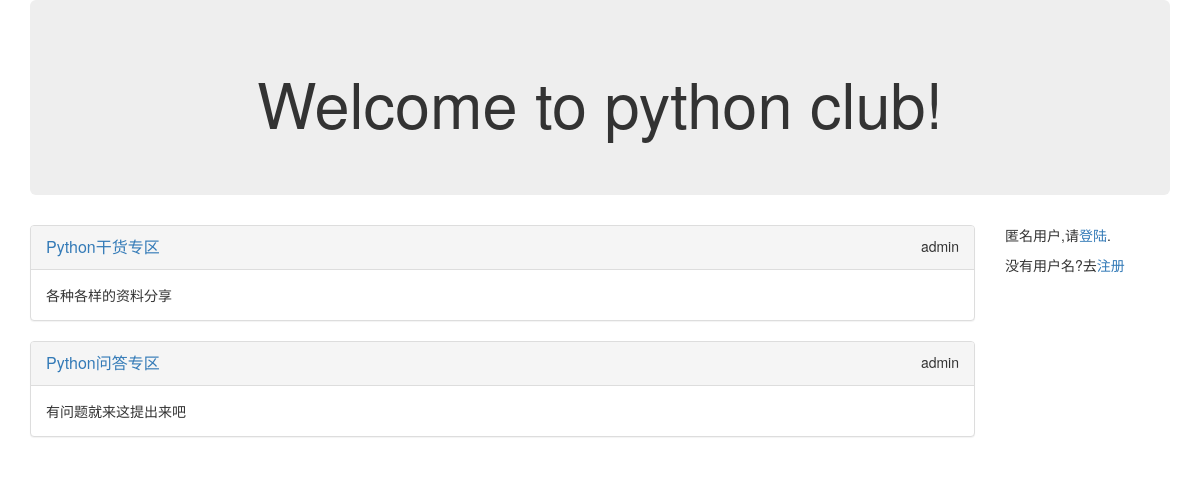
The page / on the database its author committed.
### block/models.py (models this page shows, shortened)
class Block(models.Model):
    block_name = models.CharField("板块名称",max_length=100)
    block_description = models.CharField("板块描述",max_length=100)
    manager_name = models.CharField("管理员名称",max_length=100)
    block_status = models.IntegerField("状态",choices=((0,"正常"),(-1,"删除")))
    class Meta:
        verbose_name = "各板块信息"
        verbose_name_plural = "板块集合"

### views.py (the view)
# urls.py: url(r'^$',views.index),
def index(request):
    block_infos = Block.objects.filter(block_status=0).order_by("-id")
    return render(request, "index.html", {"blocks": block_infos})

### templates/index.html
{% extends "base.html" %}
{% block content %}
<div class="col-xs-12 col-md-10">
    {% for b in blocks %}
    <div class="panel panel-default">
        <div class="panel-heading">
            <a href="/article/list/{{ b.id }}" style="font-size:16px;">{{ b.block_name }}</a>
            <span class="pull-right">{{ b.manager_name }}</span>
        </div>
        <div class="panel-body">
            {{ b.block_description }}
        </div>
    </div>
    {% endfor %}
</div>
<div class="col-xs-12 col-md-2">
    {% if user.is_authenticated %}
        <p>{{ user.username }}.欢迎来到论坛</p>
        <a href="/accounts/logout">登出</a>
        <a href="/accounts/password_change">修改密码</a>
    {% else %}
        <p>匿名用户,请<a href="/accounts/login">登陆</a>.</p>
    {% endif %}
    <p>没有用户名?去<a href="/register">注册</a></p>
</div>
{% endblock %}

### rows shown on the page
Block: block_name "Python干货专区", manager_name "admin", block_description "各种各样的资料分享"
Block: block_name "Python问答专区", manager_name "admin", block_description "有问题就来这提出来吧"
